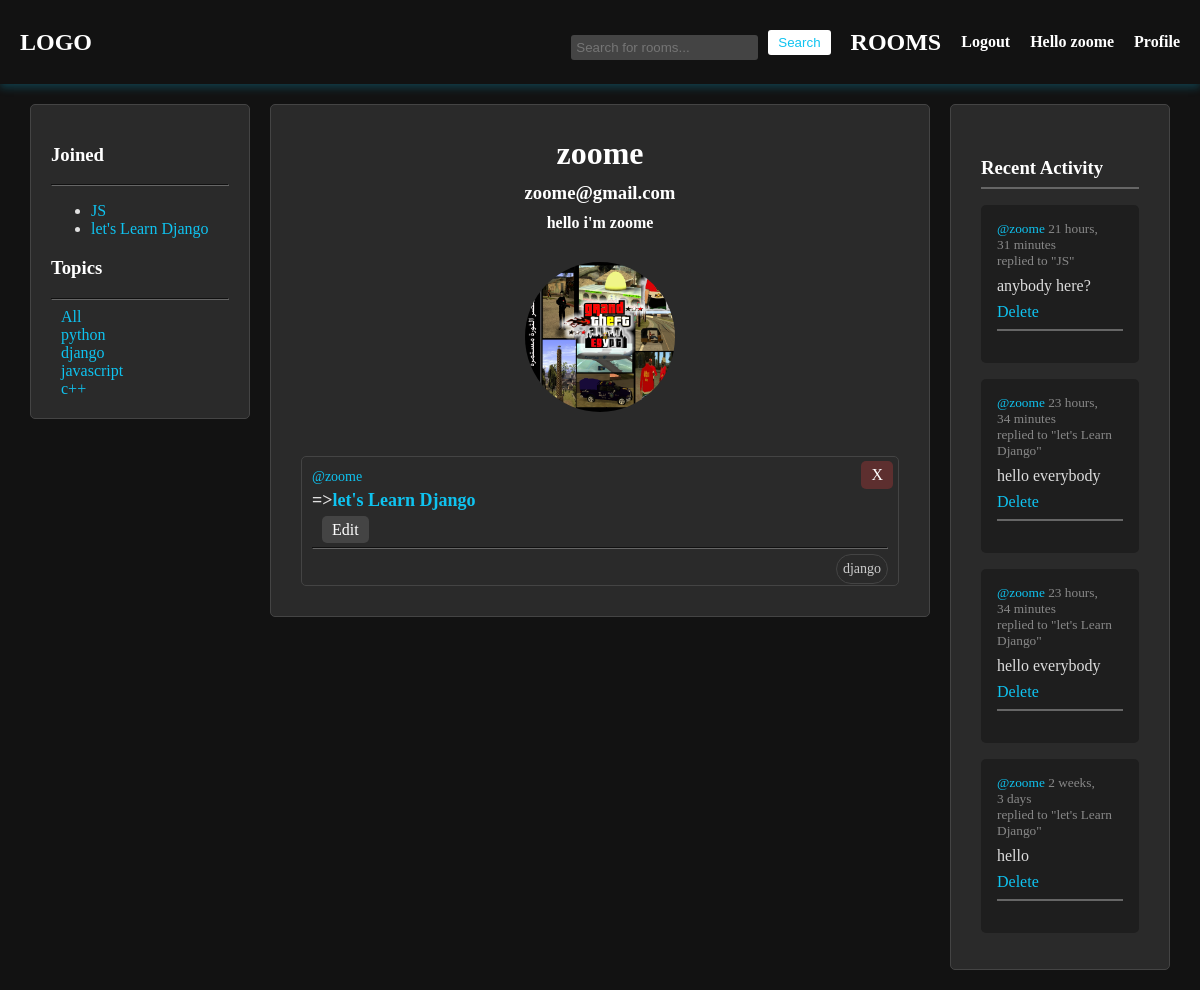
Screenshot of /profile/1 (signed in) with the database file from the repository.
### app/models.py (models this page shows, shortened)
class User(AbstractUser):
    name = models.CharField(max_length=200, null=True)
    email = models.EmailField(unique=True)
    bio = models.TextField(null=True)
    avatar = models.ImageField(default="profile.png")
    USERNAME_FIELD = 'username'
    REQUIRED_FIELDS = []

class Room(models.Model):
    host = models.ForeignKey(User, on_delete=models.SET_NULL, null=True)
    topic = models.ForeignKey(Topic, on_delete=models.SET_NULL, null=True)
    name = models.CharField(max_length=200)
    description = models.TextField(null=True)
    participants = models.ManyToManyField(User, related_name="participants", blank=True)
    created = models.DateTimeField(auto_now_add=True)
    updated = models.DateTimeField(auto_now=True)
    class Meta:
        ordering = ['-updated', '-created']
    def __str__(self):
        return self.name

class Topic(models.Model):
    name = models.CharField(max_length=200)

class Message(models.Model):
    user = models.ForeignKey(User, on_delete=models.CASCADE)
    room = models.ForeignKey(Room, on_delete=models.CASCADE)
    body = models.TextField()
    created = models.DateTimeField(auto_now_add=True)
    updated = models.DateTimeField(auto_now=True)
    class Meta:
        ordering = ['-updated', '-created']

### app/views.py (the view)
# urls.py: path('profile/<int:id>', views.userprofile),
def userprofile(request, id):
    user = User.objects.get(id=id)
    rooms = user.room_set.all()
    room_message = user.message_set.all()
    topics = Topic.objects.all()
    contact = Room.objects.all()
    participants = []
    for room in contact:
        for participant in room.participants.all():
            if str(participant) == user.username:
                participants.append(room)
    return render(request, 'profile.html', {'user': user, 'rooms': rooms, 'room_messages': room_message, 'topics': topics, 'contact': contact, 'participants': participants})

### templates/profile.html (shortened to what this page needs)
{% extends 'main.html' %}
{% block body %}
<div class="profile-container">
    <div class="profile-section">
        <h3>Joined</h3>
        <hr>
        <ul>
            {% for participant in participants %}
                <li>
                    <a href="/room/{{participant.id}}" class="room-link">{{participant}}</a>
                </li>
            {% endfor %}
            </ul>
        {% include 'topic_component.html' %}
    </div>
    <div class="profile-section profile-header">
        <h1>{{ user.username }}</h1>
        <h3>{{ user.email }}</h3>
        <h4>{{ user.bio }}</h4>
        <img src="/static/images/{{ user.avatar }}" alt="Profile Picture">
        {% include 'feed_component.html' %}
    </div>
    <div class="profile-section">
        {% include 'activity_component.html' %}
    </div>
</div>
{% endblock body %}

### templates/main.html (shortened to what this page needs)
<!DOCTYPE html>
{% load static %}
<html lang="en">
<head>
    <link rel="stylesheet" type="text/css" media="screen" href="{% static 'styles/main.css' %}">
</head>
<body>
    <header>
        <a href="/" class="logo">LOGO</a>
        <nav>
            <form method="GET" action="/rooms" class="search-form">
                <input type="text" name="q" placeholder="Search for rooms...">
                <input type="submit" value="Search">
            </form>
            <a href="/rooms" class="logo">ROOMS</a>
            {% if request.user.is_authenticated %}
                <a href="/logout" class="nav-link">Logout</a>
                <h4 class="welcome-msg">Hello {{ request.user }}</h4>
                <a href="/profile/{{request.user.id}}" class="nav-link">Profile</a>
            {% else %}
                <a href="/login" class="nav-link">Login</a>
            {% endif %}
        </nav>
    </header>
    <main>
        {% block body %}
        {% endblock %}
    </main>
</body>
</html>

### templates/topic_component.html
<h3>Topics</h3>
<hr>
<div>
    <a href="/rooms">All</a>
</div>
{% for topic in topics %}
    <div>
        <a href="/rooms/?q={{topic.name}}">{{topic.name}}</a>
    </div>
{% endfor %}

### templates/feed_component.html
<div class="room-list" style="text-align: initial;">
    {% for room in rooms %}
        <div class="room-item">
            <a href="/profile/{{room.host.id}}" class="host-link">@{{room.host.username}}</a>
            <h5 class="room-title">
                =><a href="/room/{{room.id}}" class="room-link">{{room.name}}</a>
            </h5>
            {% if request.user == room.host %}
                <div class="room-actions">
                    <a href="/update-room/{{room.id}}" class="edit-button">Edit</a>
                    <a href="/delete-room/{{room.id}}" class="delete-button d">X</a>
                </div>
            {% endif %}
            <hr>
            <small class="room-topic">{{room.topic.name}}</small>
            <br>
        </div>
    {% endfor %}
</div>

### templates/activity_component.html
<div class="recent-activity">
<h3>Recent Activity</h3>
<hr>
{% for message in room_messages %}
<div>
    <small><a href="/profile/{{message.user.id}}">@{{message.user}}</a> {{message.created|timesince}} </small>
    <small>replied to "{{message.room}}"</small>
    <p>{{message.body}}</p>
    {% if request.user == message.user %}
        <a href="/delete_message/{{message.id}}">Delete</a>
    {% endif %}
    <hr>
</div>
{% endfor %}
</div>

### static/styles/main.css (style rules this page uses)
body { font-family: Arial, sans-serif; margin: 0; padding: 0; background-color: #121212; color: #E0E0E0 ; font-family: cursive; }
header { display: flex; justify-content: space-between; align-items: center; background-color: #24c4da00; color: white; padding: 10px 20px; box-shadow: 0 4px 8px #0fc3f03b; }
header .logo { font-size: 24px; font-weight: bold; color: white; text-decoration: none; }
header nav { display: flex; align-items: center; height: 4rem; }
header nav .search-form { display: flex; align-items: center; margin-right: 20px; }
header nav .search-form input[type="text"] { padding: 5px; border: none; border-radius: 3px; }
header nav .search-form input[type="submit"] { padding: 5px 10px; margin-left: 10px; border: none; background-color: white; color: #0fc3f0; cursor: pointer; border-radius: 3px; }
header nav .nav-link { color: white; text-decoration: none; font-weight: bold; margin-left: 20px; }
header nav .welcome-msg { margin-left: 20px; }
main { padding: 20px; }
div { padding: 0 10px 0 10px; }
a { color: #0fc3f0; text-decoration: none; }
.recent-activity { margin-top: 2rem; }
.recent-activity h3 { margin-bottom: 0.5rem; }
.recent-activity hr { border: 1px solid #333333; margin-bottom: 1rem; }
.recent-activity div { padding: 1rem; background-color: #1E1E1E; border-radius: 5px; margin-bottom: 1rem; }
.recent-activity small { display: block; color: #888888; }
.recent-activity a { color: #0fc3f0; }
.recent-activity p { color: #E0E0E0; margin: 0.5rem 0; }
.delete-button { background-color: #ff4444; color: white; margin-left: 10px; }
hr { border-color: #666; }
.room-list { margin-top: 20px; }
.room-item { padding: 10px; border: 1px solid #444; border-radius: 5px; margin-bottom: 10px; background-color: #2a2a2a; }
.host-link { font-size: 14px; text-decoration: none; }
.room-title { font-size: 18px; margin: 5px 0; }
.room-link { text-decoration: none; }
.room-topic { float: right; font-size: 14px; color: #ccc; border: 1px solid #444; border-radius: 20px; margin-top: -3px; padding: 6px; background-color: #2a2a2a00; }
.room-actions { margin-top: 10px; }
.edit-button, .delete-button { background-color: #444; color: #ffffff; border: none; padding: 5px 10px; border-radius: 5px; text-decoration: none; margin-right: 10px; }
.delete-button { background-color: #e73d3d46; }
.d { background-color: #e73d3d46; float: right; margin-right: -15px; margin-top: -60px; }
input[type="text"] { width: 100%; padding: 10px; border-radius: 5px; border: 1px solid #ccc; background-color: #444; color: #fff; margin-top: 10px; }
.profile-container { display: grid; grid-template-columns: 1fr 3fr 1fr; gap: 20px; }
.profile-header { background-color: #2a2a2a; padding: 20px; border-radius: 5px; border: 1px solid #444; text-align: center; }
.profile-header h1, .profile-header h3, .profile-header h4 { color: white; margin: 10px 0; }
.profile-header img { border-radius: 50%; max-width: 150px; margin: 20px 0; }
.profile-section { background-color: #2a2a2a; padding: 20px; border-radius: 5px; border: 1px solid #444; height: fit-content; }
.profile-section h3 { color: white; }
.profile-section hr { border-color: #666; }
.profile-section p { color: #ddd; font-size: 16px; }

### templates/profile.html (style rules this page uses)
.profile-container { display: grid; grid-template-columns: 1fr 3fr 1fr; }

### rows the page displays
User: user "zoome", username "zoome", email "zoome@gmail.com", bio "hello i'm zoome", avatar (placeholder picture)
Room: name "JS"
Room: name "let's Learn Django", host.username "zoome", topic.name "django"
Topic: name "python"
Topic: name "django"
Topic: name "javascript"
Topic: name "c++"
Message: user "zoome", created "21 hours, 31 minutes", room "JS", body "anybody here?"
Message: user "zoome", created "23 hours, 34 minutes", room "let's Learn Django", body "hello everybody"
Message: user "zoome", created "23 hours, 34 minutes", room "let's Learn Django", body "hello everybody"
Message: user "zoome", created "2 weeks, 3 days", room "let's Learn Django", body "hello"
